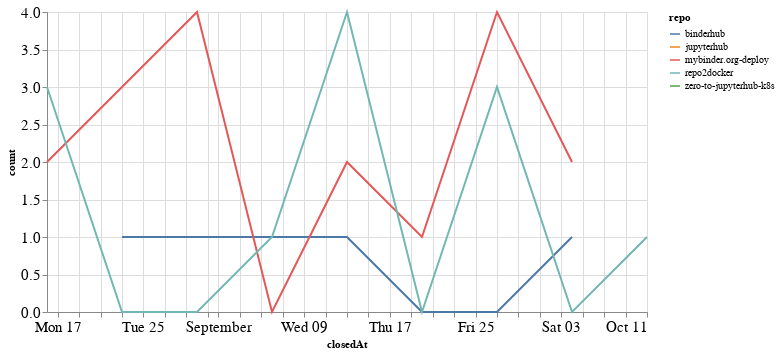

The code cell stored with this chart in its notebook:
### Code cell
closed_by_time = closed_by.groupby('repo').resample('W', on='closedAt').count()['author'].reset_index()
closed_by_time = closed_by_time.rename(columns={'author': 'count'})

alt.Chart(closed_by_time, width=600).mark_line().encode(
    x='closedAt',
    y='count',
    color='repo',
    tooltip="repo"
)

### Figure 1 — Vega-Lite specification as saved in the notebook (floating-point values rounded to 4 significant figures)
{"config": {"axisLeft": {"labelFontSize": 15}, "axisBottom": {"labelFontSize": 15}}, "data": {"name": "data-4cb123ba3b9c7883100f93ad0671a85f"}, "mark": "line", "encoding": {"color": {"type": "nominal", "field": "repo"}, "tooltip": {"type": "nominal", "field": "repo"}, "x": {"type": "temporal", "field": "closedAt"}, "y": {"type": "quantitative", "field": "count"}}, "width": 600, "$schema": "https://vega.github.io/schema/vega-lite/v4.8.1.json", "datasets": {"data-4cb123ba3b9c7883100f93ad0671a85f": [{"repo": "binderhub", "closedAt": "2020-08-23T00:00:00", "count": 1}, {"repo": "binderhub", "closedAt": "2020-08-30T00:00:00", "count": 1}, {"repo": "binderhub", "closedAt": "2020-09-06T00:00:00", "count": 1}, {"repo": "binderhub", "closedAt": "2020-09-13T00:00:00", "count": 1}, {"repo": "binderhub", "closedAt": "2020-09-20T00:00:00", "count": 0}, {"repo": "binderhub", "closedAt": "2020-09-27T00:00:00", "count": 0}, {"repo": "binderhub", "closedAt": "2020-10-04T00:00:00", "count": 1}, {"repo": "jupyterhub", "closedAt": "2020-08-16T00:00:00", "count": 1}, {"repo": "mybinder.org-deploy", "closedAt": "2020-08-16T00:00:00", "count": 2}, {"repo": "mybinder.org-deploy", "closedAt": "2020-08-23T00:00:00", "count": 3}, {"repo": "mybinder.org-deploy", "closedAt": "2020-08-30T00:00:00", "count": 4}, {"repo": "mybinder.org-deploy", "closedAt": "2020-09-06T00:00:00", "count": 0}, {"repo": "mybinder.org-deploy", "closedAt": "2020-09-13T00:00:00", "count": 2}, {"repo": "mybinder.org-deploy", "closedAt": "2020-09-20T00:00:00", "count": 1}, {"repo": "mybinder.org-deploy", "closedAt": "2020-09-27T00:00:00", "count": 4}, {"repo": "mybinder.org-deploy", "closedAt": "2020-10-04T00:00:00", "count": 2}, {"repo": "repo2docker", "closedAt": "2020-08-16T00:00:00", "count": 3}, {"repo": "repo2docker", "closedAt": "2020-08-23T00:00:00", "count": 0}, {"repo": "repo2docker", "closedAt": "2020-08-30T00:00:00", "count": 0}, {"repo": "repo2docker", "closedAt": "2020-09-06T00:00:00", "count": 1}, {"repo": "repo2docker", "closedAt": "2020-09-13T00:00:00", "count": 4}, {"repo": "repo2docker", "closedAt": "2020-09-20T00:00:00", "count": 0}, {"repo": "repo2docker", "closedAt": "2020-09-27T00:00:00", "count": 3}, {"repo": "repo2docker", "closedAt": "2020-10-04T00:00:00", "count": 0}, {"repo": "repo2docker", "closedAt": "2020-10-11T00:00:00", "count": 1}, {"repo": "zero-to-jupyterhub-k8s", "closedAt": "2020-08-16T00:00:00", "count": 1}]}}
